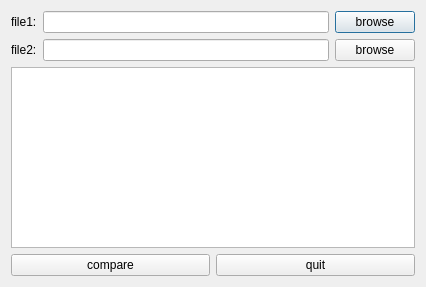
<?xml version="1.0" encoding="UTF-8"?>
<ui version="4.0">
 <class>QBinCompareDialog</class>
 <widget class="QDialog" name="QBinCompareDialog">
  <property name="geometry">
   <rect>
    <x>0</x>
    <y>0</y>
    <width>426</width>
    <height>287</height>
   </rect>
  </property>
  <property name="windowTitle">
   <string>Dialog</string>
  </property>
  <layout class="QGridLayout" name="gridLayout">
   <item row="0" column="0">
    <layout class="QVBoxLayout" name="verticalLayout">
     <item>
      <layout class="QHBoxLayout" name="horizontalLayout">
       <item>
        <widget class="QLabel" name="label">
         <property name="text">
          <string>file1:</string>
         </property>
        </widget>
       </item>
       <item>
        <widget class="QLineEdit" name="file1Path"/>
       </item>
       <item>
        <widget class="QPushButton" name="browse1">
         <property name="text">
          <string>browse</string>
         </property>
        </widget>
       </item>
      </layout>
     </item>
     <item>
      <layout class="QHBoxLayout" name="horizontalLayout_2">
       <item>
        <widget class="QLabel" name="label_2">
         <property name="text">
          <string>file2:</string>
         </property>
        </widget>
       </item>
       <item>
        <widget class="QLineEdit" name="file2Path"/>
       </item>
       <item>
        <widget class="QPushButton" name="browse2">
         <property name="text">
          <string>browse</string>
         </property>
        </widget>
       </item>
      </layout>
     </item>
     <item>
      <widget class="QTextBrowser" name="output"/>
     </item>
     <item>
      <layout class="QHBoxLayout" name="horizontalLayout_3">
       <item>
        <widget class="QPushButton" name="compare">
         <property name="text">
          <string>compare</string>
         </property>
        </widget>
       </item>
       <item>
        <widget class="QPushButton" name="quit">
         <property name="text">
          <string>quit</string>
         </property>
        </widget>
       </item>
      </layout>
     </item>
    </layout>
   </item>
  </layout>
 </widget>
 <resources/>
 <connections/>
</ui>
